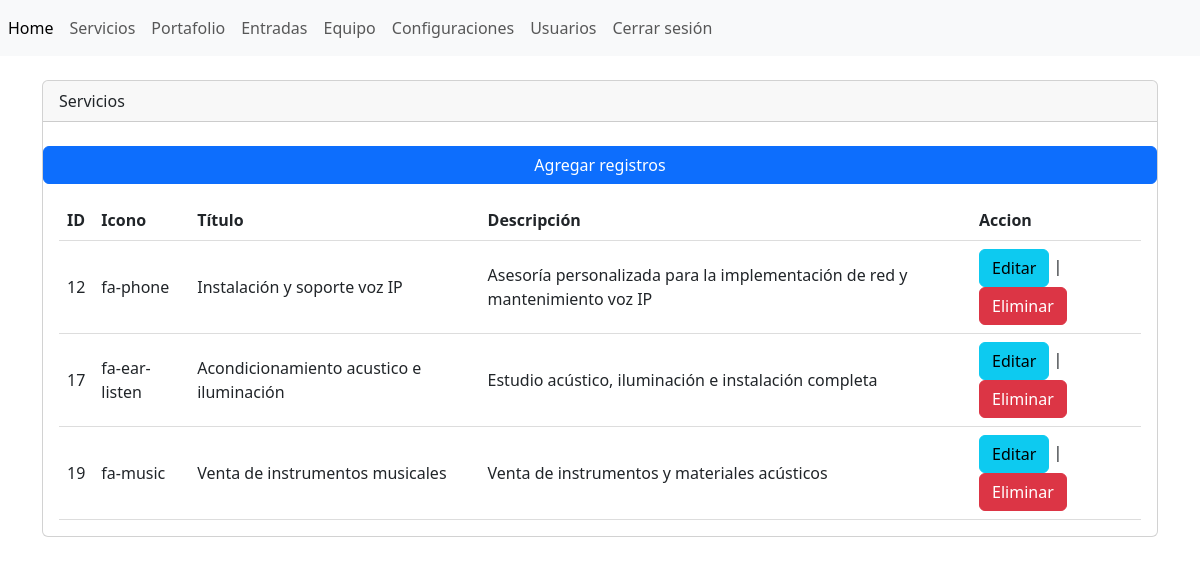
Page /admin/secciones/servicios/index.php (signed in) on the committed database.
### tables this page shows
CREATE TABLE `tbl_servicios` (
  `ID` int(11) NOT NULL,
  `icono` varchar(255) NOT NULL,
  `titulo` varchar(255) NOT NULL,
  `descripcion` varchar(255) NOT NULL
);

### admin/secciones/servicios/index.php (the view, shortened to what this page needs)
<?php
include("../../bd.php");
    $sentencia=$conexion->prepare("SELECT * FROM `tbl_servicios`");
    $sentencia->execute();
    $lista_servicios=$sentencia->fetchAll(PDO::FETCH_ASSOC);
include("../../templates/header.php"); ?>
    <div class="card">
        <div class="card-header">Servicios</div> <br>
        <a
            name=""
            id=""
            class="btn btn-primary"
            href="crear.php"
            role="button"
            >Agregar registros</a
        >
        <div class="card-body">
            <div
                class="table-responsive"
            >
                <table
                    class="table-responsive-sm"
                >
                    <thead>
                        <tr>
                            <th scope="col">ID</th>
                            <th scope="col">Icono</th>
                            <th scope="col">Título</th>
                            <th scope="col">Descripción</th>
                            <th scope="col">Accion</th>
                        </tr>
                    </thead>
                    <tbody>
                        <?php foreach ($lista_servicios as $registros) { ?>
                        <tr class="refor">
                            <td><?php echo $registros['ID'] ?></td>
                            <td><?php echo $registros['icono'] ?></td>
                            <td><?php echo $registros['titulo'] ?></td>
                            <td><?php echo $registros['descripcion'] ?></td>
                            <td>
                                <a
                                    name=""
                                    id=""
                                    class="btn btn-info"
                                    href="editar.php?txtID=<?php echo $registros['ID']; ?>"
                                    role="button"
                                    >Editar</a
                                >
                               |
                               <a
                                    name=""
                                    id=""
                                    class="btn btn-danger"
                                    href="index.php?txtID=<?php echo $registros['ID']; ?>"
                                    role="button"
                                    >Eliminar</a
                                >
                            </td>
                        </tr>
                       <?php } ?>
                    </tbody>
                </table>
            </div>
        </div>
    </div>
<?php include("../../templates/footer.php"); ?>

### admin/secciones/servicios/index.php (style rules this page uses)
.card th, .card td { padding: 8px; text-align: left; border-bottom: 1px solid #ddd; }
.card th:not(:last-child), .card td:not(:last-child) { margin-right: 10px; }

### rows in the picture
tbl_servicios: ID "12", icono "fa-phone", titulo "Instalación y soporte voz IP", descripcion "Asesoría personalizada para la implementación de red y mantenimiento voz IP"
tbl_servicios: ID "17", icono "fa-ear-listen", titulo "Acondicionamiento acustico e iluminación", descripcion "Estudio acústico, iluminación e instalación completa"
tbl_servicios: ID "19", icono "fa-music", titulo "Venta de instrumentos musicales", descripcion "Venta de instrumentos y materiales acústicos"
